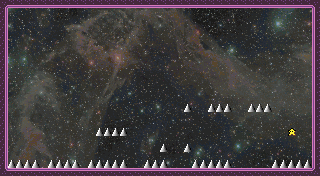

A 2D game scene composited from a Tiled map and its tileset images. What follows is a short description and the map's XML, with every tile layer's data as written:
An orthogonal 40x22 tile map with 8x8 px tiles, 1 tile layer (Tile Layer 1), 1 image layer and 34 objects.

<map version="1.10" tiledversion="1.10.2" orientation="orthogonal" renderorder="right-down" width="40" height="22" tilewidth="8" tileheight="8" infinite="0" nextlayerid="4" nextobjectid="38">
 <tileset firstgid="1" source="../../../purple.tsx" />
 <imagelayer id="2" name="24y6">
  <image source="../../../space2.png" width="320" height="176" />
 </imagelayer>
 <layer id="1" name="Tile Layer 1" width="40" height="22">
  <data encoding="csv">
37,34,34,34,34,34,34,34,34,34,34,34,34,34,34,34,34,34,34,34,34,34,34,34,34,34,34,34,34,34,34,34,34,34,34,34,34,34,34,38,
19,0,0,0,0,0,0,0,0,0,0,0,0,0,0,0,0,0,0,0,0,0,0,0,0,0,0,0,0,0,0,0,0,0,0,0,0,0,0,17,
19,0,0,0,0,0,0,0,0,0,0,0,0,0,0,0,0,0,0,0,0,0,0,0,0,0,0,0,0,0,0,0,0,0,0,0,0,0,0,17,
19,0,0,0,0,0,0,0,0,0,0,0,0,0,0,0,0,0,0,0,0,0,0,0,0,0,0,0,0,0,0,0,0,0,0,0,0,0,0,17,
19,0,0,0,0,0,0,0,0,0,0,0,0,0,0,0,0,0,0,0,0,0,0,0,0,0,0,0,0,0,0,0,0,0,0,0,0,0,0,17,
19,0,0,0,0,0,0,0,0,0,0,0,0,0,0,0,0,0,0,0,0,0,0,0,0,0,0,0,0,0,0,0,0,0,0,0,0,0,0,17,
19,0,0,0,0,0,0,0,0,0,0,0,0,0,0,0,0,0,0,0,0,0,0,0,0,0,0,0,0,0,0,0,0,0,0,0,0,0,0,17,
19,0,0,0,0,0,0,0,0,0,0,0,0,0,0,0,0,0,0,0,0,0,0,0,0,0,0,0,0,0,0,0,0,0,0,0,0,0,0,17,
19,0,0,0,0,0,0,0,0,0,0,0,0,0,0,0,0,0,0,0,0,0,0,0,0,0,0,0,0,0,0,0,0,0,0,0,0,0,0,17,
19,0,0,0,0,0,0,0,0,0,0,0,0,0,0,0,0,0,0,0,0,0,0,0,0,0,0,0,0,0,0,0,0,0,0,0,0,0,0,17,
19,0,0,0,0,0,0,0,0,0,0,0,0,0,0,0,0,0,0,0,0,0,0,0,0,0,0,0,0,0,0,0,0,0,0,0,0,0,0,17,
19,0,0,0,0,0,0,0,0,0,0,0,0,0,0,0,0,0,0,0,0,0,0,0,0,0,0,0,0,0,0,0,0,0,0,0,0,0,0,17,
19,0,0,0,0,0,0,0,0,0,0,0,0,0,0,0,0,0,0,0,0,0,0,0,0,0,0,0,0,0,0,0,0,0,0,0,0,0,0,17,
19,0,0,0,0,0,0,0,0,0,0,0,0,0,0,0,0,0,0,0,0,0,0,131,0,0,131,131,131,0,0,131,131,131,0,0,0,0,0,17,
19,0,0,0,0,0,0,0,0,0,0,0,0,0,0,0,0,0,0,0,0,0,0,0,0,0,0,0,0,0,0,0,0,0,0,0,0,0,0,17,
19,0,0,0,0,0,0,0,0,0,0,0,0,0,0,0,0,0,0,0,0,0,0,0,0,0,0,0,0,0,0,0,0,0,0,0,0,0,0,17,
19,0,0,0,0,0,0,0,0,0,0,0,131,131,131,131,0,0,0,0,0,0,0,0,0,0,0,0,0,0,0,0,0,0,0,0,145,0,0,17,
19,0,0,0,0,0,0,0,0,0,0,0,0,0,0,0,0,0,0,0,0,0,0,0,0,0,0,0,0,0,0,0,0,0,0,0,0,0,0,17,
19,0,0,0,0,0,0,0,0,0,0,0,0,0,0,0,0,0,0,0,131,0,0,131,0,0,0,0,0,0,0,0,0,0,0,0,0,0,0,17,
19,0,0,0,0,0,0,0,0,0,0,0,0,0,0,0,0,0,0,0,0,0,0,0,0,0,0,0,0,0,0,0,0,0,0,0,0,0,0,17,
19,131,131,131,131,0,131,131,131,131,0,131,131,131,131,131,0,0,131,131,131,0,0,0,131,131,131,131,131,0,0,0,0,0,131,131,131,131,131,17,
53,2,2,2,2,2,2,2,2,2,2,2,2,2,2,2,2,2,2,2,2,2,2,2,2,2,2,2,2,2,2,2,2,2,2,2,2,2,2,54
</data>
 </layer>
 <objectgroup id="3" name="sf">
  <object id="2" gid="129" x="280" y="152" width="8" height="8" />
  <object id="3" gid="129" x="288" y="152" width="8" height="8" />
  <object id="4" gid="129" x="296" y="152" width="8" height="8" />
  <object id="5" gid="129" x="8" y="144" width="8" height="8" />
  <object id="6" gid="129" x="32" y="144" width="8" height="8" />
  <object id="7" gid="129" x="16" y="144" width="8" height="8" />
  <object id="8" gid="129" x="24" y="144" width="8" height="8" />
  <object id="9" gid="129" x="104" y="144" width="8" height="8" />
  <object id="11" gid="129" x="96" y="144" width="8" height="8" />
  <object id="12" gid="129" x="88" y="144" width="8" height="8" />
  <object id="13" gid="129" x="112" y="144" width="8" height="8" />
  <object id="14" gid="129" x="120" y="144" width="8" height="8" />
  <object id="15" gid="129" x="128" y="144" width="8" height="8" />
  <object id="16" gid="129" x="160" y="120" width="8" height="8" />
  <object id="17" gid="129" x="168" y="120" width="8" height="8" />
  <object id="18" gid="129" x="176" y="120" width="8" height="8" />
  <object id="19" gid="129" x="184" y="120" width="8" height="8" />
  <object id="20" gid="129" x="160" y="160" width="8" height="8" />
  <object id="21" gid="129" x="168" y="160" width="8" height="8" />
  <object id="22" gid="129" x="176" y="160" width="8" height="8" />
  <object id="23" gid="129" x="184" y="160" width="8" height="8" />
  <object id="25" gid="131" x="184" y="112" width="8" height="8" />
  <object id="26" gid="131" x="160" y="152" width="8" height="8" />
  <object id="27" gid="131" x="184" y="152" width="8" height="8" />
  <object id="28" gid="129" x="216" y="152" width="8" height="8" />
  <object id="29" gid="129" x="232" y="152" width="8" height="8" />
  <object id="30" gid="129" x="224" y="152" width="8" height="8" />
  <object id="31" gid="129" x="240" y="152" width="8" height="8" />
  <object id="32" gid="129" x="208" y="120" width="8" height="8" />
  <object id="33" gid="129" x="216" y="120" width="8" height="8" />
  <object id="34" gid="129" x="224" y="120" width="8" height="8" />
  <object id="35" gid="129" x="248" y="120" width="8" height="8" />
  <object id="36" gid="129" x="256" y="120" width="8" height="8" />
  <object id="37" gid="129" x="264" y="120" width="8" height="8" />
 </objectgroup>
</map>
